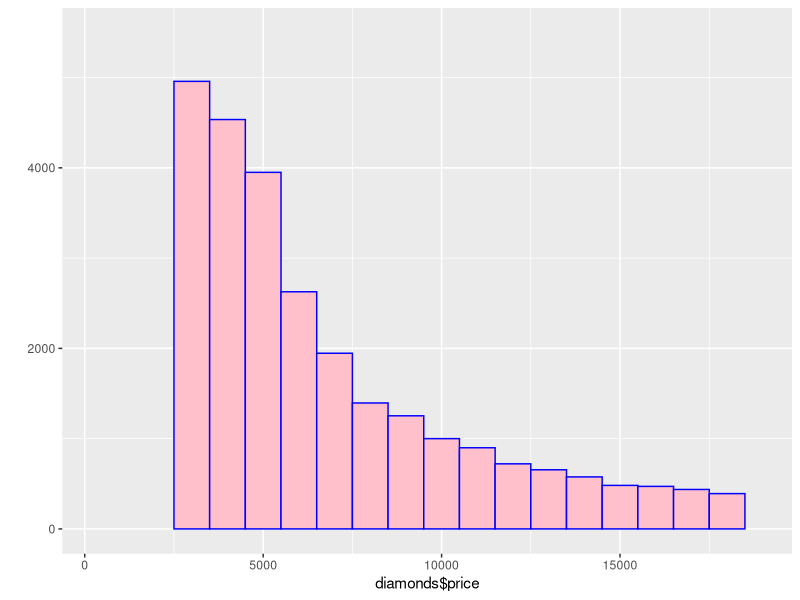

This chart was generated by the following R code:
if (require("ggplot2") == FALSE) {
  install.packages("ggplot2")
  require("ggplot2")
}

data(diamonds)

summary(diamonds$price)

qplot(diamonds$price, xlim=c(300, 18900), 
      ylim=c(0, 5500), binwidth=1000,
      colour=I("blue"), fill=I("pink"))
